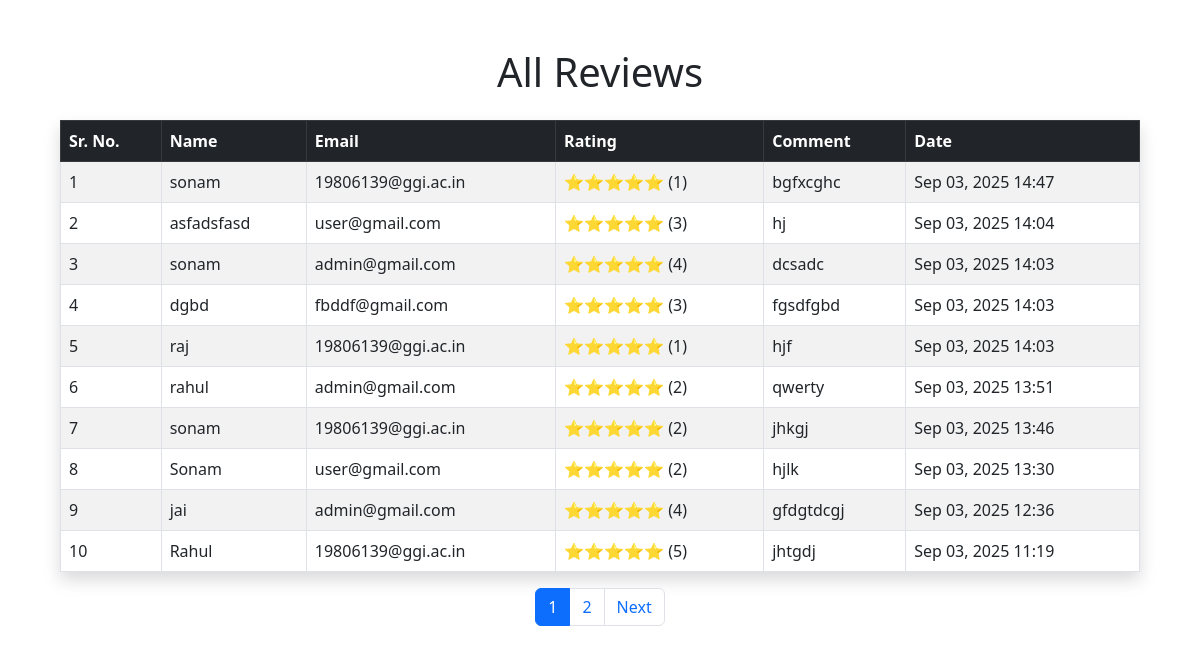
The app's page /admin-reviews/ with its own data.
### main/models.py (models this page shows, shortened)
class Review(models.Model):
    name = models.CharField(max_length=100)
    email = models.EmailField()
    rating = models.IntegerField(choices=[(i, i) for i in range(1, 6)])  # 1 to 5 stars
    comment = models.TextField()
    created_at = models.DateTimeField(auto_now_add=True)

### main/views.py (the view)
# urls.py: path('admin-reviews/', views.admin_reviews, name='admin_reviews'),
def admin_reviews(request):
    review_list = Review.objects.all().order_by('-created_at')
    paginator = Paginator(review_list, 10)  # Show 10 reviews per page
    page_number = request.GET.get('page')
    reviews = paginator.get_page(page_number)
    return render(request, 'admin_reviews.html', {'reviews': reviews})

### templates/admin_reviews.html (shortened to what this page needs)
{% load static %}
{% load widget_tweaks %}
<!DOCTYPE html>
<html lang="en">
<head>
    <link href="https://cdn.jsdelivr.net/npm/bootstrap@5.3.0/dist/css/bootstrap.min.css" rel="stylesheet">
</head>
<body class="p-5">
    <div class="container">
        <h1 class="mb-4 text-center">All Reviews</h1>
        <table class="table table-bordered table-striped shadow">
            <thead class="table-dark">
                <tr>
                    <th>Sr. No.</th>
                    <th>Name</th>
                    <th>Email</th>
                    <th>Rating</th>
                    <th>Comment</th>
                    <th>Date</th>
                </tr>
            </thead>
            <tbody>
                {% for review in reviews %}
                <tr>
                    <td>{{ forloop.counter }}</td>
                    <td>{{ review.name }}</td>
                    <td>{{ review.email }}</td>
                    <td>
                        {% for i in "12345"|slice:":review.rating" %}⭐{% endfor %}
                        ({{ review.rating }})
                    </td>
                    <td>{{ review.comment|truncatewords:15 }}</td>
                    <td>{{ review.created_at|date:"M d, Y H:i" }}</td>
                </tr>
                {% empty %}
                <tr>
                    <td colspan="6" class="text-center text-muted">No reviews found.</td>
                </tr>
                {% endfor %}
            </tbody>
        </table>
        {% if reviews.has_other_pages %}
        <nav aria-label="Page navigation">
            <ul class="pagination justify-content-center">
                {% for num in reviews.paginator.page_range %}
                    <li class="page-item {% if reviews.number == num %}active{% endif %}">
                        <a class="page-link" href="?page={{ num }}">{{ num }}</a>
                    </li>
                {% endfor %}
                {% if reviews.has_next %}
                    <li class="page-item">
                        <a class="page-link" href="?page={{ reviews.next_page_number }}">Next</a>
                    </li>
                {% endif %}
            </ul>
        </nav>
        {% endif %}
    </div>
</body>
</html>

### records on screen
Review: name "sonam", email "19806139@ggi.ac.in", rating "1", comment "bgfxcghc", created_at "Sep 03, 2025 14:47"
Review: name "asfadsfasd", email "user@gmail.com", rating "3", comment "hj", created_at "Sep 03, 2025 14:04"
Review: name "sonam", email "admin@gmail.com", rating "4", comment "dcsadc", created_at "Sep 03, 2025 14:03"
Review: name "dgbd", email "fbddf@gmail.com", rating "3", comment "fgsdfgbd", created_at "Sep 03, 2025 14:03"
Review: name "raj", email "19806139@ggi.ac.in", rating "1", comment "hjf", created_at "Sep 03, 2025 14:03"
Review: name "rahul", email "admin@gmail.com", rating "2", comment "qwerty", created_at "Sep 03, 2025 13:51"
Review: name "sonam", email "19806139@ggi.ac.in", rating "2", comment "jhkgj", created_at "Sep 03, 2025 13:46"
Review: name "Sonam", email "user@gmail.com", rating "2", comment "hjlk", created_at "Sep 03, 2025 13:30"
Review: name "jai", email "admin@gmail.com", rating "4", comment "gfdgtdcgj", created_at "Sep 03, 2025 12:36"
Review: name "Rahul", email "19806139@ggi.ac.in", rating "5", comment "jhtgdj", created_at "Sep 03, 2025 11:19"

### other values on screen
{{ num }} "1" "2"
